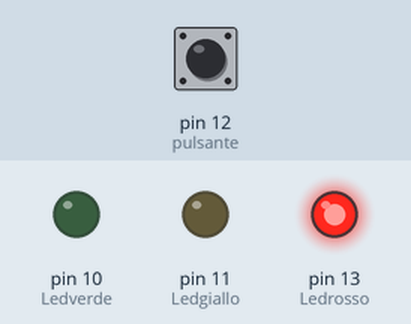
The sketch below on a simulated Arduino Uno, built with avr-gcc and run on an emulated ATmega328P. On the bench: output pins drawn as LEDs (lit = HIGH). The test bench sets the inputs (shaded band); at power-on: pin 12 (pulsante) LOW.

Above: at 1.5 s.
At 3.5 s:
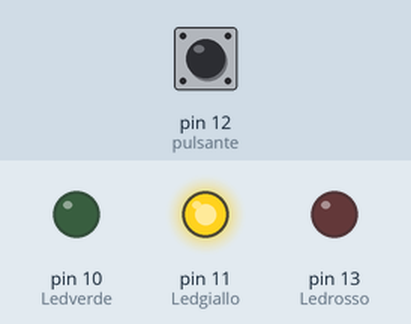
At 5.5 s:
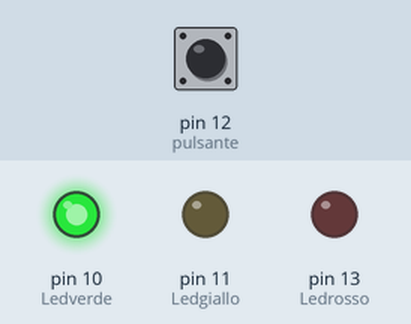
Timing chart, 0 to 9.1 s (numbered marks = the images above):
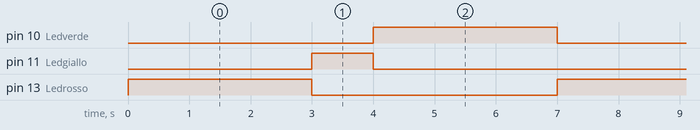

Measured:
- by itself, pin 10 (Ledverde), pin 13 (Ledrosso): alternates HIGH for 3.0 s and LOW for 4.0 s
- by itself, pin 11 (Ledgiallo): alternates HIGH for 1.0 s and LOW for 6.0 s
- by itself, everything shown: repeats every 7.0 s, in 3 steps

The sketch:

3-semaforopulsantebozzolini.ino
```cpp
int Ledrosso = 13;
int Ledgiallo = 11;
int Ledverde = 10;
int pulsante = 12;

void setup() {
  pinMode(Ledrosso, OUTPUT);
  pinMode(Ledgiallo, OUTPUT);
  pinMode(Ledverde, OUTPUT);
  pinMode(pulsante, INPUT);
}

void loop() {

  if (digitalRead(pulsante) == HIGH) {
    digitalWrite(Ledrosso, HIGH);
    digitalWrite(Ledgiallo, LOW);
    digitalWrite(Ledverde, LOW);
  } else {

    digitalWrite(Ledrosso, HIGH);
    digitalWrite(Ledgiallo, LOW);
    digitalWrite(Ledverde, LOW);

    delay(3000);

    digitalWrite(Ledrosso, LOW);
    digitalWrite(Ledgiallo, HIGH);
    digitalWrite(Ledverde, LOW);

    delay(1000);

    digitalWrite(Ledrosso, LOW);
    digitalWrite(Ledgiallo, LOW);
    digitalWrite(Ledverde, HIGH);

    delay(3000);
  }
}
```
